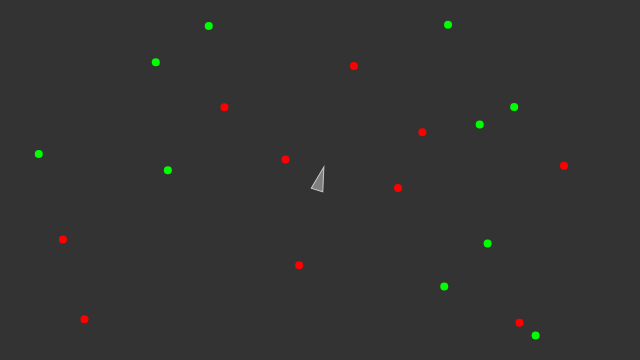
Frame 1 (no input)
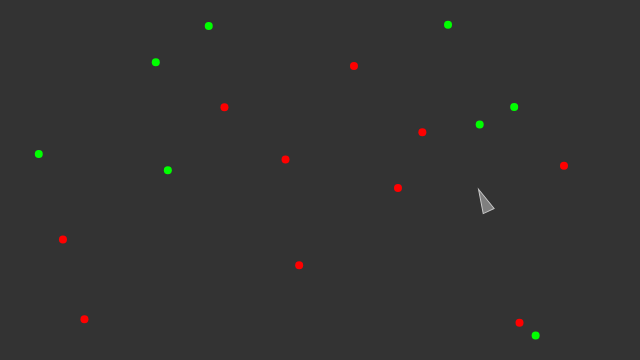
Frame 60 (no input)
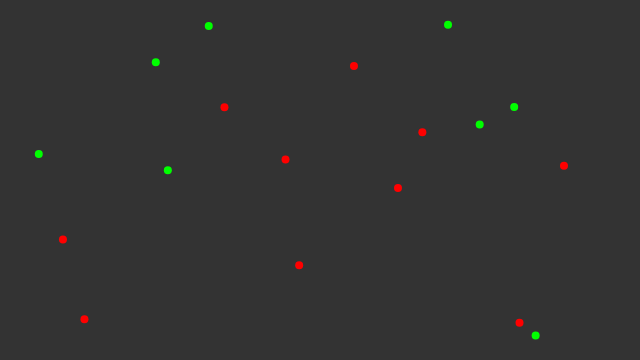
Frame 120 (the mouse pressed at the canvas centre since frame 60)

The p5.js sketch that drew these frames (run headless with seeded random() and noise() and a simulated clock; from frame 60 on, the mouse is pressed at the canvas centre):

// p5.js sketch
// ── sketch.js
var v;
var food = [];
var foodCount = 10;
var poison = [];
var poisonCount = 10;

function setup() {
  createCanvas(640,360);
  v = new Vehicle(width/2, height/2);
  for (var i=0; i < foodCount; i++){
    var x = random(width);
    var y = random(height);
    food.push(createVector(x, y));
  }

  for (var i=0; i < poisonCount; i++){
    var x = random(width);
    var y = random(height);
    poison.push(createVector(x, y));
  }
}

function draw() {
  background(51);

  for (var i=0; i < food.length; i++){
    fill(0, 255, 0);
    noStroke();
    ellipse(food[i].x, food[i].y, 8, 8);
  }

  for (var i=0; i < poison.length; i++){
    fill(255, 0, 0);
    noStroke();
    ellipse(poison[i].x, poison[i].y, 8, 8);
  }

  v.behaviours(food, poison);
  v.update();
  v.display();

}

// ── vehicle.js
//Vehicle Class
function Vehicle(x, y){
  this.acc = createVector(0,0);
  this.vel = createVector(0,-2);
  this.pos = createVector(x, y);
  this.r = 6;
  this.maxspeed = 5;
  this.maxforce = 0.5;

  this.dna = []
  this.dna[0] = random(-5,5);
  this.dna[1] = random(-5,5);

}

//Update vehicle object
Vehicle.prototype.update = function () {
  this.vel.add(this.acc);
  this.vel.limit(this.maxspeed);
  this.pos.add(this.vel);
  this.acc.mult(0);
}

//Apply given force to the vehicle
Vehicle.prototype.applyForce = function (force) {
  this.acc.add(force);
}

Vehicle.prototype.behaviours = function (good, bad) {
  var steerG = this.eat(good);
  var steerB = this.eat(bad);

  steerG.mult(this.dna[0]);
  steerB.mult(this.dna[1]);

  this.applyForce(steerG);
  this.applyForce(steerB);
}

Vehicle.prototype.eat = function (list) {
  var record = Infinity;
  var closest = -1;

  for (var i=0; i < list.length; i++){
    var d = this.pos.dist(list[i]);
    if (d < record){
      record = d;
      closest = i;
    }
  }

  if (record < 5){
    list.splice(closest, 1);
  }else if (closest > -1){
    return this.seek(list[closest]);
  }

  return createVector(0,0);
}

//Steer the vehicle towards a given target
Vehicle.prototype.seek = function (target) {
  var desired = p5.Vector.sub(target, this.pos);

  desired.setMag(this.maxspeed);

  var steer = p5.Vector.sub(desired, this.vel);
  steer.limit(this.maxforce);

  return steer;
}

//Display the vehicle to the canvas
Vehicle.prototype.display = function () {
  var angle = this.vel.heading() + PI/2;

  fill(127);
  stroke(200);
  strokeWeight(1);
  push()
  translate(this.pos.x, this.pos.y);
  rotate(angle);
  beginShape();
  vertex(0, -this.r*2);
  vertex(-this.r, this.r*2);
  vertex(this.r, this.r*2);
  endShape(CLOSE);
  pop();
}
